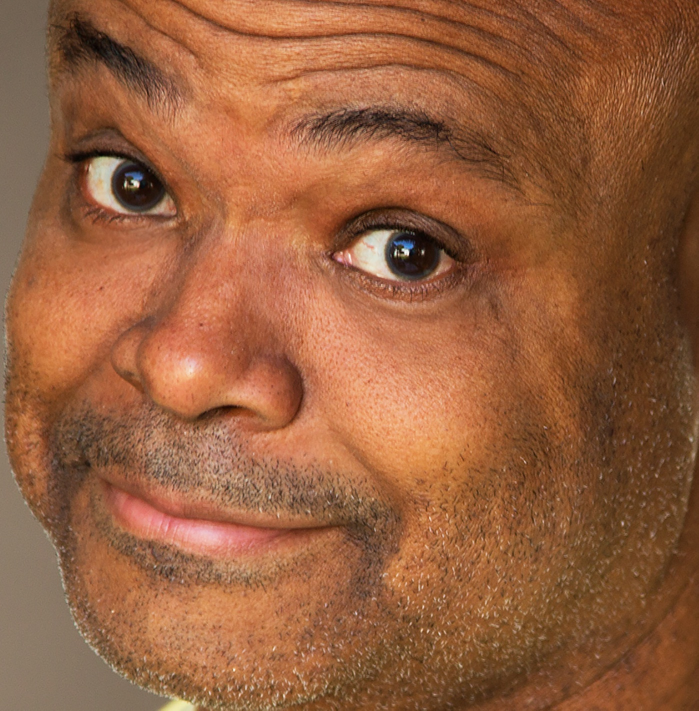
#> input picture data/infer_faces/1.jpg, 1397 x 1421 px (shown at 1/2 size); its folder holds only this picture in this run
$ python -i utils.py   (imports and definitions only)
#> lines starting #> are read from the running program, lines starting #| are printed output that depends on the picture
import numpy as np
import cv2
import os


# [82 lines left out: functions quick_plot, heatmap_to_bounding_box, gaussian_radius, gaussian2D, draw_umich_gaussian, not called in this run]


def preprocess_recognition(img, size=(96, 96)):
    if len(img.shape) != 3:
        img = cv2.cvtColor(img, cv2.COLOR_GRAY2RGB)
    img = cv2.resize(img, size)
    img = img.astype(np.float32) / 255
    return img


def get_images_of_faces(dir='data/infer_faces/'):
#> called with dir = 'data/infer_faces/'
    files = os.listdir(dir)
    imgs = []
    names = []
    for file in files:
        img = cv2.imread(dir + file)
#> img is the input picture: shape (1421, 1397, 3); mean B, G, R 62.5, 95.6, 151
        img = preprocess_recognition(img)
#> in preprocess_recognition, `img = cv2.resize(img, size)`:
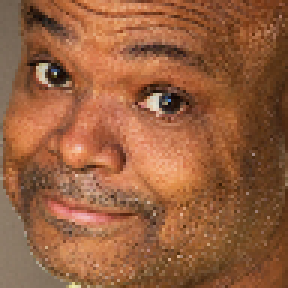
#> img: shape (96, 96, 3) (shown 3 times larger); mean of channels 0, 1, 2 62.3, 95.4, 150.8; drawn as B, G, R
        imgs.append(img)
        names.append(file.split('.')[0])
    return np.stack(imgs), names

>>> result = get_images_of_faces()

$ run again, on data/infer_faces/13.jpg
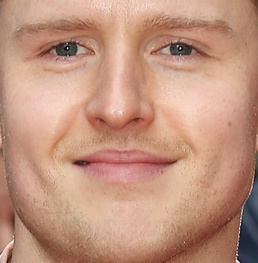
#> input picture data/infer_faces/13.jpg, 258 x 263 px
#> in get_images_of_faces, img is the input picture: shape (263, 258, 3); mean B, G, R 126.2, 147.7, 193
#> in preprocess_recognition, `img = cv2.resize(img, size)`:
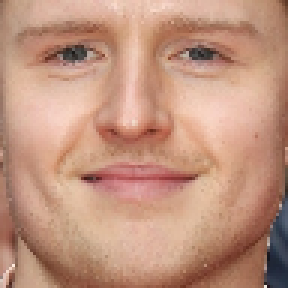
#> img: shape (96, 96, 3) (shown 3 times larger); mean of channels 0, 1, 2 126.1, 147.5, 192.8; drawn as B, G, R

$ run again, on data/infer_faces/1300.jpg
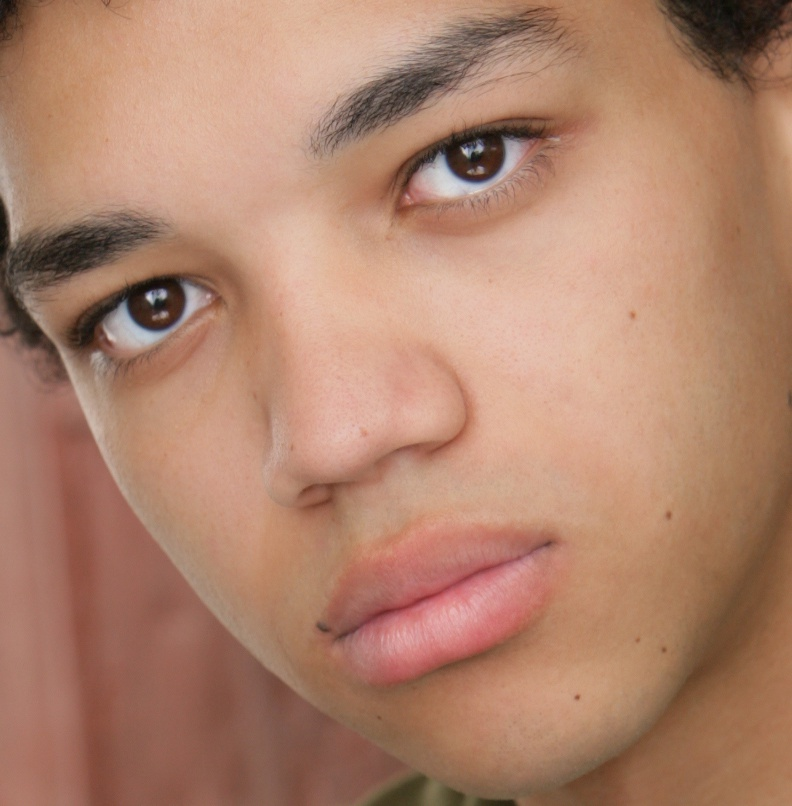
#> input picture data/infer_faces/1300.jpg, 792 x 806 px
#> in get_images_of_faces, img is the input picture: shape (806, 792, 3); mean B, G, R 108, 130.3, 174.9
#> in preprocess_recognition, `img = cv2.resize(img, size)`:
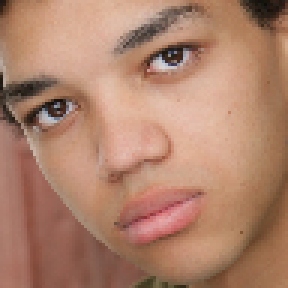
#> img: shape (96, 96, 3) (shown 3 times larger); mean of channels 0, 1, 2 107.8, 130.2, 174.8; drawn as B, G, R

$ run again, on data/infer_faces/14.jpg
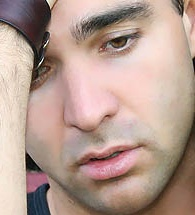
#> input picture data/infer_faces/14.jpg, 195 x 215 px
#> in get_images_of_faces, img is the input picture: shape (215, 195, 3); mean B, G, R 144.4, 155.5, 180.9
#> in preprocess_recognition, `img = cv2.resize(img, size)`:
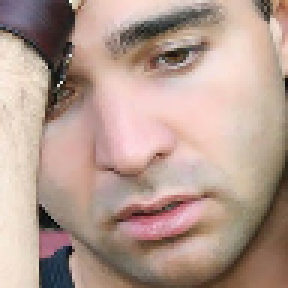
#> img: shape (96, 96, 3) (shown 3 times larger); mean of channels 0, 1, 2 144.2, 155.4, 180.7; drawn as B, G, R
